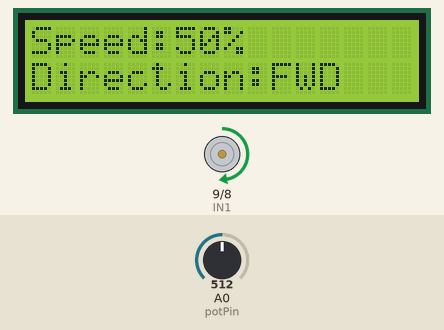
Recording of a sketch running on a simulated Arduino Uno, built with avr-gcc and run on an emulated ATmega328P. On the bench: 16×2 character LCD, motor-driver pin pairs drawn as motors (green arrow = first pin HIGH = forward, orange = second pin HIGH = backward, longer = more drive, scaled by the enable pin). The test bench sets the inputs (shaded band); at power-on: A0 (potPin) = 512.

Above: at 3.2 s.
3.3 s: A0 (potPin) set to 716
At 4.6 s:
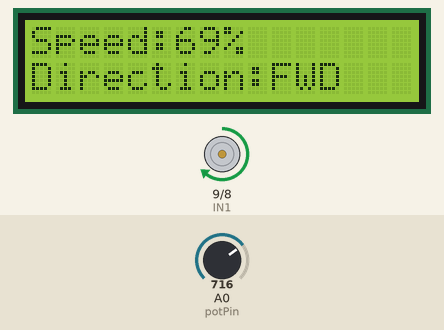
4.9 s: A0 (potPin) set to 900
At 5.5 s:
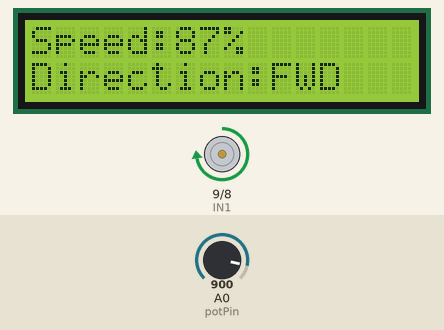
6.4 s: A0 (potPin) set to 122
At 7.7 s:
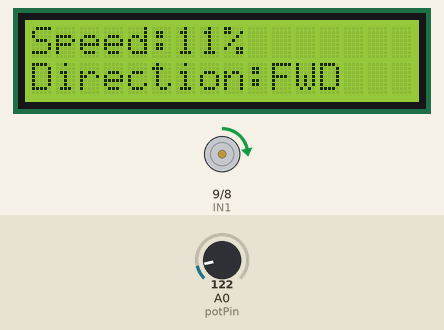
8.0 s: A0 (potPin) set to 0
At 9.0 s:
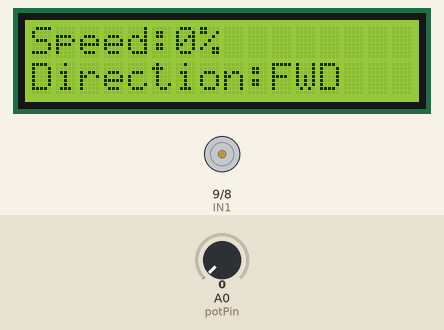
Timing chart, 0 to 10.6 s (numbered marks = the images above; inputs shaded):
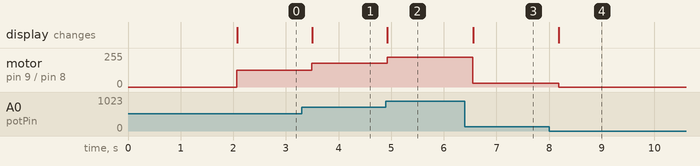

The sketch:

Arduino_Conveyor_System.ino
```cpp
#include <LiquidCrystal.h>

LiquidCrystal lcd(12,11,5,4,3,2);

const int potPin=A0;
const int ENA=10;
const int IN1=9;
const int IN2=8;

void setup() {
  pinMode(IN1,OUTPUT);
  pinMode(IN2,OUTPUT);
  pinMode(ENA,OUTPUT);
  lcd.begin(16,2);
  lcd.print("Conveyor System");
  delay(2000);
  lcd.clear();
}

void loop() {
  int potValue=analogRead(potPin);
  int motorSpeed=map(potValue,0,1023,0,255);
  int speedPercent=map(potValue,0,1023,0,100);

  digitalWrite(IN1,HIGH);
  digitalWrite(IN2,LOW);
  analogWrite(ENA,motorSpeed);

  lcd.setCursor(0,0);
  lcd.print("Speed:");
  lcd.print(speedPercent);
  lcd.print("%   ");

  lcd.setCursor(0,1);
  lcd.print("Direction:FWD");

  delay(200);
}
```

Measured:
- after the input at 3.3 s, motor on pin 9 (IN1) / pin 8 (IN2): forward 127/255 → forward 178/255 after 0.19 s; the display: changes after 0.20 s (image 1)
- after the input at 4.9 s, motor on pin 9 (IN1) / pin 8 (IN2): forward 178/255 → forward 224/255 at once; the display: changes at once (image 2)
- after the input at 6.4 s, motor on pin 9 (IN1) / pin 8 (IN2): forward 224/255 → forward 30/255 after 0.15 s; the display: changes after 0.16 s (image 3)
- after the input at 8.0 s, motor on pin 9 (IN1) / pin 8 (IN2): forward 30/255 → stopped after 0.18 s; the display: changes after 0.19 s (image 4)
